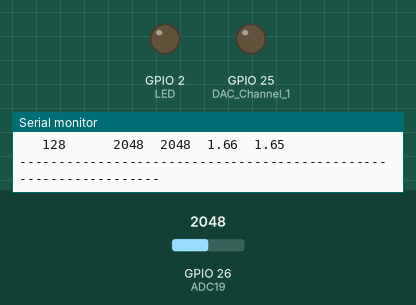
Simulated run of this sketch. Board: ESP32. Shown: output pins drawn as LEDs (lit = HIGH), the last lines printed to the serial monitor. Inputs (shaded band) come from the test bench; at power-on: GPIO 26 (ADC19) = 2048.

Above: at 21.95 s.
At 26.95 s:
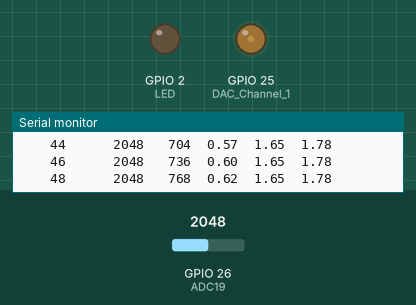
At 32.05 s:
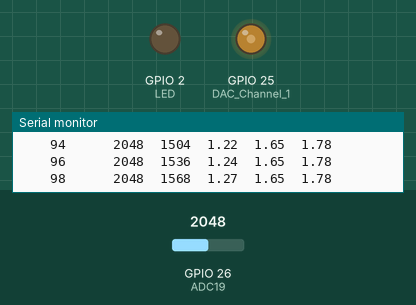
At 47.55 s:
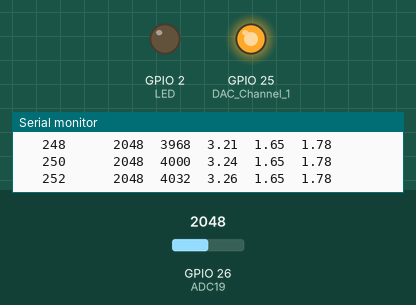
Timing chart, 0 to 55.3 s (numbered marks = the images above):
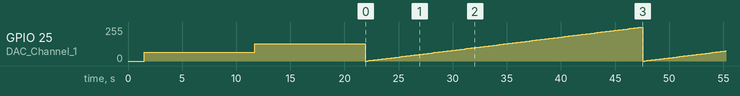

The sketch:

ADC_DAC_Test.ino
```cpp
#define LED 2

uint8_t DAC_Channel_1 = 25;
uint8_t ADC19 = 26;
uint8_t dac;
uint16_t adc;
int16_t diff = 0;
double dcout = 0;
double adcvolt = 0;
double adc_poly = 0;


double ReadVoltage(byte pin) {
  double reading = analogRead(pin); // Reference voltage is 3v3 so maximum reading is 3v3 = 4095 in range 0 to 4095
  if (reading < 1 || reading > 4095) return 0;
  return -0.000000000000016 * pow(reading, 4) + 0.000000000118171 * pow(reading, 3) - 0.000000301211691 * pow(reading, 2) + 0.001109019271794 * reading + 0.034143524634089;
}


void setup()
{
  Serial.begin(115200);
  pinMode(LED, OUTPUT);
  delay(1500);


  dac = 64;
  dacWrite(DAC_Channel_1, dac);
  dcout = (3.3 / 255) * dac;
  delay(200);
  adc = analogRead(ADC19);

  adcvolt = (3.3 / 4095) * adc;
  diff = 16 * dac;
  Serial.printf("%4d\t%6d\t%4d\t%.2f\t%.2f\n", dac, adc, diff, dcout , adcvolt );
  delay(10000);

  dac = 128;
  dacWrite(DAC_Channel_1, dac);
  dcout = (3.3 / 255) * dac;
  delay(200);
  adc = analogRead(ADC19);

  adcvolt = (3.3 / 4095) * adc;
  diff = 16 * dac;
  Serial.printf("%6d\t%8d\t%4d\t%.2f\t%.2f\n", dac, adc, diff, dcout , adcvolt );

  delay(10000);
  Serial.println("-----------------------------------------------------------------");


}

void loop()
{

  for (dac = 0; dac < 257; dac = dac + 2)
  {

    dacWrite(DAC_Channel_1, dac);
    dcout = (3.3 / 255) * dac;
    delay(200);
    adc = analogRead(ADC19);
    adc_poly = ReadVoltage(ADC19),

    adcvolt = (3.3 / 4095) * adc;
    diff = 16 * dac;

    Serial.printf("%6d\t%8d\t%4d\t%.2f\t%.2f\t%.2f\n", dac, adc, diff, dcout , adcvolt, adc_poly  );

  }
}
```
